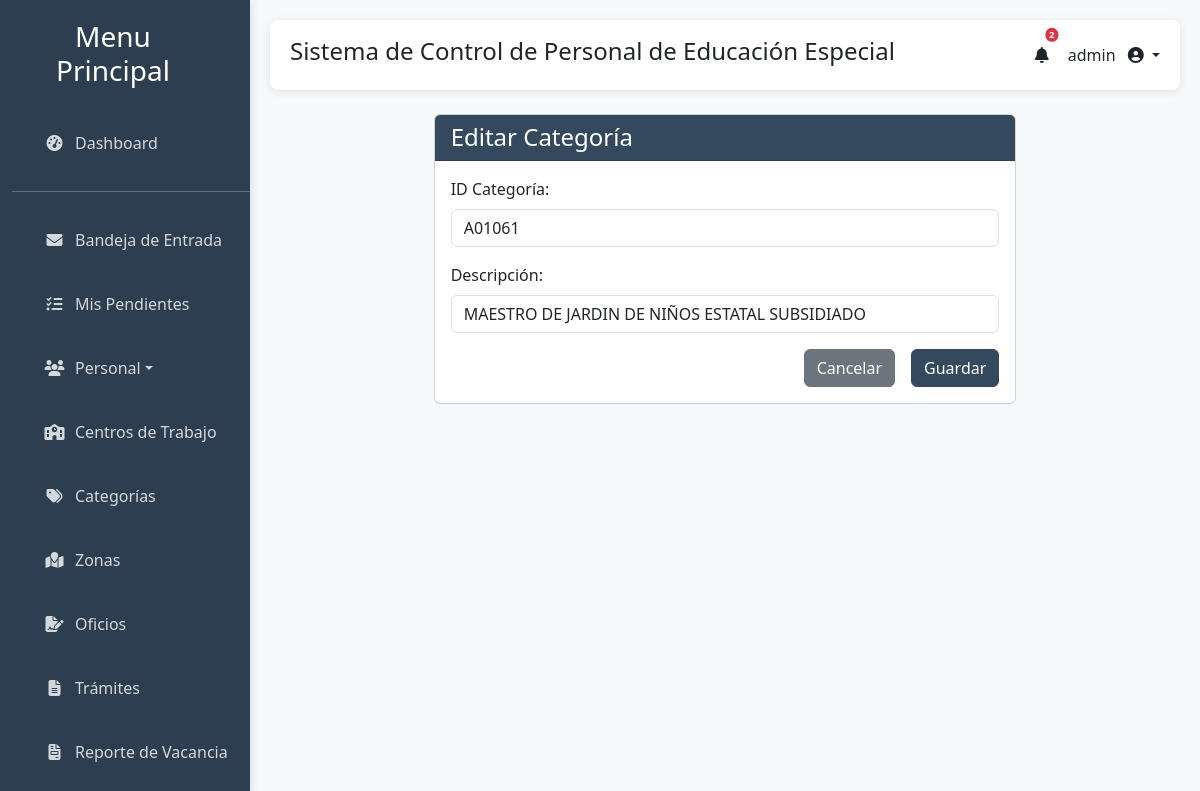
The app's page /categorias/editar/A01061/ (signed in) with its own data.
### gestion_escolar/models.py (models this page shows, shortened)
class Categoria(models.Model):
    id_categoria = models.CharField(max_length=50, primary_key=True, verbose_name="ID Categoría")
    descripcion = models.CharField(max_length=255, verbose_name="Descripción")
    class Meta:
        verbose_name = "Categoría"
        verbose_name_plural = "Categorías"
        ordering = ['id_categoria']

### gestion_escolar/views.py (the view)
# urls.py: path('categorias/editar/<str:pk>/', views.editar_categoria, name='editar_categoria'),
def editar_categoria(request, pk):
    categoria = get_object_or_404(Categoria, pk=pk)
    if request.method == 'POST':
        form = CategoriaForm(request.POST, instance=categoria)
        if form.is_valid():
            form.save()
            messages.success(request, 'Categoría actualizada correctamente.')
            return redirect('lista_categorias')
        else:
            messages.error(request, 'Por favor corrige los errores.')
    else:
        form = CategoriaForm(instance=categoria)
    return render(request, 'gestion_escolar/form_categoria.html', {'form': form, 'titulo': 'Editar Categoría'})

### gestion_escolar/forms.py
class CategoriaForm(forms.ModelForm):
    class Meta:
        model = Categoria
        fields = '__all__'
        widgets = {
            'id_categoria': forms.TextInput(attrs={'class': 'form-control'}),
            'descripcion': forms.TextInput(attrs={'class': 'form-control'}),
        }

### gestion_escolar/templatetags/auth_extras.py (called while the page is built)
@register.filter(name='has_group')
def has_group(user, group_name):
    try:
        group = Group.objects.get(name=group_name)
    except Group.DoesNotExist:
        return False
    return group in user.groups.all()

### gestion_escolar/templates/gestion_escolar/form_categoria.html (shortened to what this page needs)
{% extends 'gestion_escolar/base.html' %}
{% load static %}
{% block content %}
<div class="container mt-4">
    <div class="row">
        <div class="col-md-8 offset-md-2">
            <div class="card">
                <div class="card-header bg-primary text-white">
                    <h4 class="mb-0">{{ titulo }}</h4>
                </div>
                <div class="card-body">
                    <form method="post">
                        <div class="mb-3">
                            <label for="{{ form.id_categoria.id_for_label }}" class="form-label">ID Categoría:</label>
                            {{ form.id_categoria }}
                        </div>
                        <div class="mb-3">
                            <label for="{{ form.descripcion.id_for_label }}" class="form-label">Descripción:</label>
                            {{ form.descripcion }}
                        </div>
                        <div class="d-grid gap-2 d-md-flex justify-content-md-end">
                            <a href="{% url 'lista_categorias' %}" class="btn btn-secondary me-md-2">Cancelar</a>
                            <button type="submit" class="btn btn-primary">Guardar</button>
                        </div>
                    </form>
                </div>
            </div>
        </div>
    </div>
</div>
{% endblock %}

### gestion_escolar/templates/gestion_escolar/base.html (shortened to what this page needs)
<!DOCTYPE html>
<html lang="es">
<head>
    {% load static %}
    {% load auth_extras %}
    <link href="https://cdn.jsdelivr.net/npm/bootstrap@5.3.0/dist/css/bootstrap.min.css" rel="stylesheet">
    <link rel="stylesheet" href="https://cdn.datatables.net/1.13.6/css/jquery.dataTables.min.css">
    <link href="https://cdn.jsdelivr.net/npm/select2@4.1.0-rc.0/dist/css/select2.min.css" rel="stylesheet" />
    <link rel="stylesheet" href="https://cdnjs.cloudflare.com/ajax/libs/font-awesome/6.4.0/css/all.min.css">
</head>
<body>
    <div class="container-fluid">
        <div class="row">
            <div class="col-md-2 sidebar">
                <div class="d-flex justify-content-between align-items-center px-3 mb-4">
                    <h3 class="text-center mb-0">Menu Principal</h3>
                    <button id="sidebarCollapse" class="d-none d-md-block">
                        <i class="fas fa-chevron-left"></i>
                    </button>
                </div>
                <ul class="nav flex-column">
                    <li class="nav-item">
                        <a class="nav-link" href="{% url 'index' %}">
                            <i class="fas fa-tachometer-alt me-2"></i>
                            <span class="sidebar-text">Dashboard</span>
                        </a>
                    </li>
                    <hr class="sidebar-divider my-3">
                    <li class="nav-item">
                        <a class="nav-link" href="{% url 'correspondencia_inbox' %}">
                            <i class="fas fa-envelope me-2"></i>
                            <span class="sidebar-text">Bandeja de Entrada</span>
                        </a>
                    </li>
                    <li class="nav-item">
                        <a class="nav-link" href="{% url 'pendientes_activos' %}">
                            <i class="fas fa-tasks me-2"></i>
                            <span class="sidebar-text">Mis Pendientes</span>
                        </a>
                    </li>
                    <li class="nav-item dropdown">
                        <a class="nav-link dropdown-toggle" href="#" role="button" data-bs-toggle="dropdown" aria-expanded="false">
                            <i class="fas fa-users me-2"></i>
                            <span class="sidebar-text">Personal</span>
                        </a>
                    </li>
                    {% if not user|has_group:"Directores" %}
                    <li class="nav-item">
                        <a class="nav-link" href="{% url 'lista_escuelas' %}">
                            <i class="fas fa-school me-2"></i>
                            <span class="sidebar-text">Centros de Trabajo</span>
                        </a>
                    </li>
                    <li class="nav-item">
                        <a class="nav-link" href="{% url 'lista_categorias' %}">
                            <i class="fas fa-tags me-2"></i>
                            <span class="sidebar-text">Categorías</span>
                        </a>
                    </li>
                    <li class="nav-item">
                        <a class="nav-link" href="{% url 'lista_zonas' %}">
                            <i class="fas fa-map-marked me-2"></i>
                            <span class="sidebar-text">Zonas</span>
                        </a>
                    </li>
                    <li class="nav-item">
                        <a class="nav-link" href="{% url 'generar_oficios' %}">
                            <i class="fas fa-file-signature me-2"></i>
                            <span class="sidebar-text">Oficios</span>
                        </a>
                    </li>
                    <li class="nav-item">
                        <a class="nav-link" href="{% url 'generar_tramites_generales' %}">
                            <i class="fas fa-file-alt me-2"></i>
                            <span class="sidebar-text">Trámites</span>
                        </a>
                    </li>
                    <li class="nav-item">
                        <a class="nav-link" href="{% url 'gestionar_lote_vacancia' %}">
                            <i class="fas fa-file-invoice me-2"></i>
                            <span class="sidebar-text">Reporte de Vacancia</span>
                        </a>
                    </li>
                    <li class="nav-item">
                    </li>
                    {% endif %}
                </ul>
            </div>
            <div class="col-md-10 main-content">
                <div class="header">
                    <h4>Sistema de Control de Personal de Educación Especial</h4>
                    {% if user.is_authenticated %}
                    <ul class="navbar-nav d-flex flex-row align-items-center">
                        <li class="nav-item dropdown me-3">
                            <a class="nav-link" href="#" id="alertsDropdown" role="button" data-bs-toggle="dropdown" aria-expanded="false">
                                <i class="fas fa-bell fa-fw"></i>
                                {% if total_alerts > 0 %}
                                    <span class="badge bg-danger rounded-pill position-absolute top-0 start-100 translate-middle" style="font-size: 0.6em; padding: .25em .4em;">{{ total_alerts }}</span>
                                {% endif %}
                            </a>
                        </li>
                        <li class="nav-item dropdown">
                            <a class="nav-link dropdown-toggle" href="#" id="userDropdown" role="button" data-bs-toggle="dropdown" aria-expanded="false">
                                <span class="me-2 d-none d-lg-inline">{{ user.username }}</span>
                                <i class="fas fa-user-circle"></i>
                            </a>
                        </li>
                    </ul>
                    {% endif %}
                </div>
                {% block content %}{% endblock %}
            </div>
        </div>
    </div>
</body>
</html>

### gestion_escolar/templates/gestion_escolar/base.html (style rules this page uses)
:root { --primary-color: #34495e; --secondary-color: #2c3e50; --accent-color: #95a5a6; --light-color: #ecf0f1; --success-color: #27ae60; --sidebar-width: 250px; --sidebar-collapsed-width: 70px; --transition-speed: 0.3s; }
.btn-primary { background-color: var(--primary-color) !important; border-color: var(--primary-color) !important; }
.bg-primary { background-color: var(--primary-color) !important; }
body { background-color: #f8f9fa; font-family: 'Segoe UI', Tahoma, Geneva, Verdana, sans-serif; overflow-x: hidden; transition: margin-left var(--transition-speed); }
.sidebar { background-color: var(--secondary-color); color: white; height: 100vh; position: fixed; padding-top: 20px; width: var(--sidebar-width); z-index: 1000; transition: all var(--transition-speed) ease; left: 0; overflow-y: auto; box-shadow: 2px 0 10px rgba(0, 0, 0, 0.1); }
.sidebar .nav-link { color: rgba(255, 255, 255, 0.8); padding: 15px 20px; margin: 5px 10px; border-radius: 5px; transition: all var(--transition-speed); display: flex; align-items: center; white-space: nowrap; }
.sidebar .nav-link i { transition: transform var(--transition-speed); min-width: 25px; text-align: center; }
.main-content { margin-left: var(--sidebar-width); padding: 20px; transition: margin-left var(--transition-speed) ease, width var(--transition-speed) ease; width: calc(100% - var(--sidebar-width)); min-height: 100vh; }
.header { background-color: white; box-shadow: 0 2px 10px rgba(0, 0, 0, 0.1); padding: 15px 20px; margin-bottom: 20px; border-radius: 8px; display: flex; justify-content: space-between; align-items: center; position: sticky; top: 10px; z-index: 900; }
#sidebarCollapse { background: none; border: none; color: var(--secondary-color); font-size: 1.2rem; cursor: pointer; transition: transform var(--transition-speed); }

### records on screen
Categoria: id_categoria "A01061", descripcion "MAESTRO DE JARDIN DE NIÑOS ESTATAL SUBSIDIADO"

### other values on screen
{{ total_alerts }} "2"
{{ user.username }} "admin"
{{ titulo }} "Editar Categoría"
